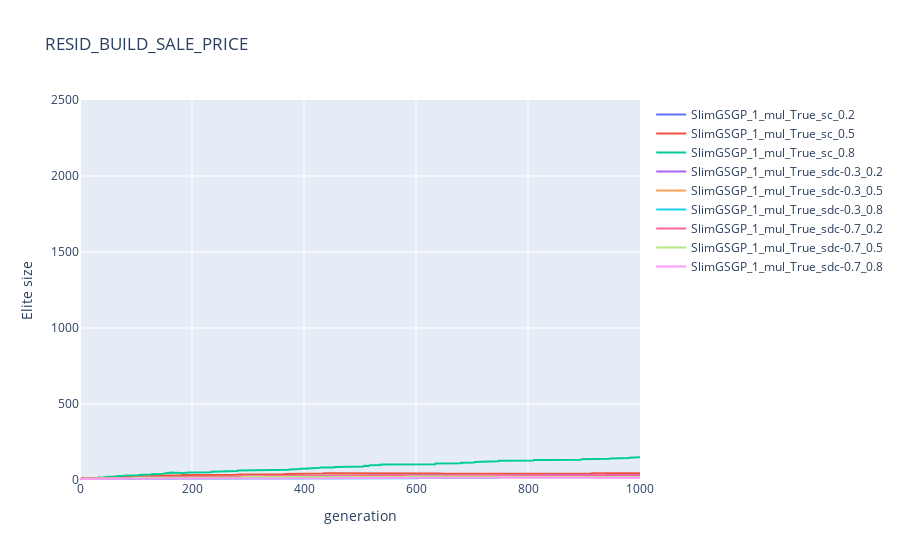

Notebook source saved alongside this figure:
### Code cell
for input_ in dataset:
    fig = go.Figure()
    for res_data in list(filter(lambda x: algo_type in x[:25], data.algo.unique())):
        data_fitered = data.query("dataset == @input_ and algo == @res_data")[['elite_size', 'generation']].groupby('generation').median()
        
        fig.add_trace(go.Scatter(y=data_fitered['elite_size'], x=data_fitered.index,
                          name = res_data))
    
    fig.update_layout(title_text=f'{input_.upper()}',
                     xaxis_title="generation",
                     yaxis_title="Elite size") 
    
    fig.update_layout(yaxis=dict(range=[0,2500]))
    fig.show()

### Figure 1 — Plotly figure (JSON) as saved in the notebook; plotly's stock layout.template omitted (floating-point values rounded to 4 significant figures; data arrays with more than 128 entries replaced by an {"elided": "..."} marker saying what was removed)
{"data": [{"name": "SlimGSGP_1_mul_True_sc_0.2", "type": "scatter", "x": {"elided": "1001 int values"}, "y": {"elided": "1001 int values"}}, {"name": "SlimGSGP_1_mul_True_sc_0.5", "type": "scatter", "x": {"elided": "1001 int values"}, "y": {"elided": "1001 int values"}}, {"name": "SlimGSGP_1_mul_True_sc_0.8", "type": "scatter", "x": {"elided": "1001 int values"}, "y": {"elided": "1001 int values"}}, {"name": "SlimGSGP_1_mul_True_sdc-0.3_0.2", "type": "scatter", "x": {"elided": "1001 int values"}, "y": {"elided": "1001 int values"}}, {"name": "SlimGSGP_1_mul_True_sdc-0.3_0.5", "type": "scatter", "x": {"elided": "1001 int values"}, "y": {"elided": "1001 int values"}}, {"name": "SlimGSGP_1_mul_True_sdc-0.3_0.8", "type": "scatter", "x": {"elided": "1001 int values"}, "y": {"elided": "1001 int values"}}, {"name": "SlimGSGP_1_mul_True_sdc-0.7_0.2", "type": "scatter", "x": {"elided": "1001 int values"}, "y": {"elided": "1001 int values"}}, {"name": "SlimGSGP_1_mul_True_sdc-0.7_0.5", "type": "scatter", "x": {"elided": "1001 int values"}, "y": {"elided": "1001 int values"}}, {"name": "SlimGSGP_1_mul_True_sdc-0.7_0.8", "type": "scatter", "x": {"elided": "1001 int values"}, "y": {"elided": "1001 int values"}}], "layout": {"title": {"text": "RESID_BUILD_SALE_PRICE"}, "xaxis": {"title": {"text": "generation"}}, "yaxis": {"range": [0, 2500], "title": {"text": "Elite size"}}}}
